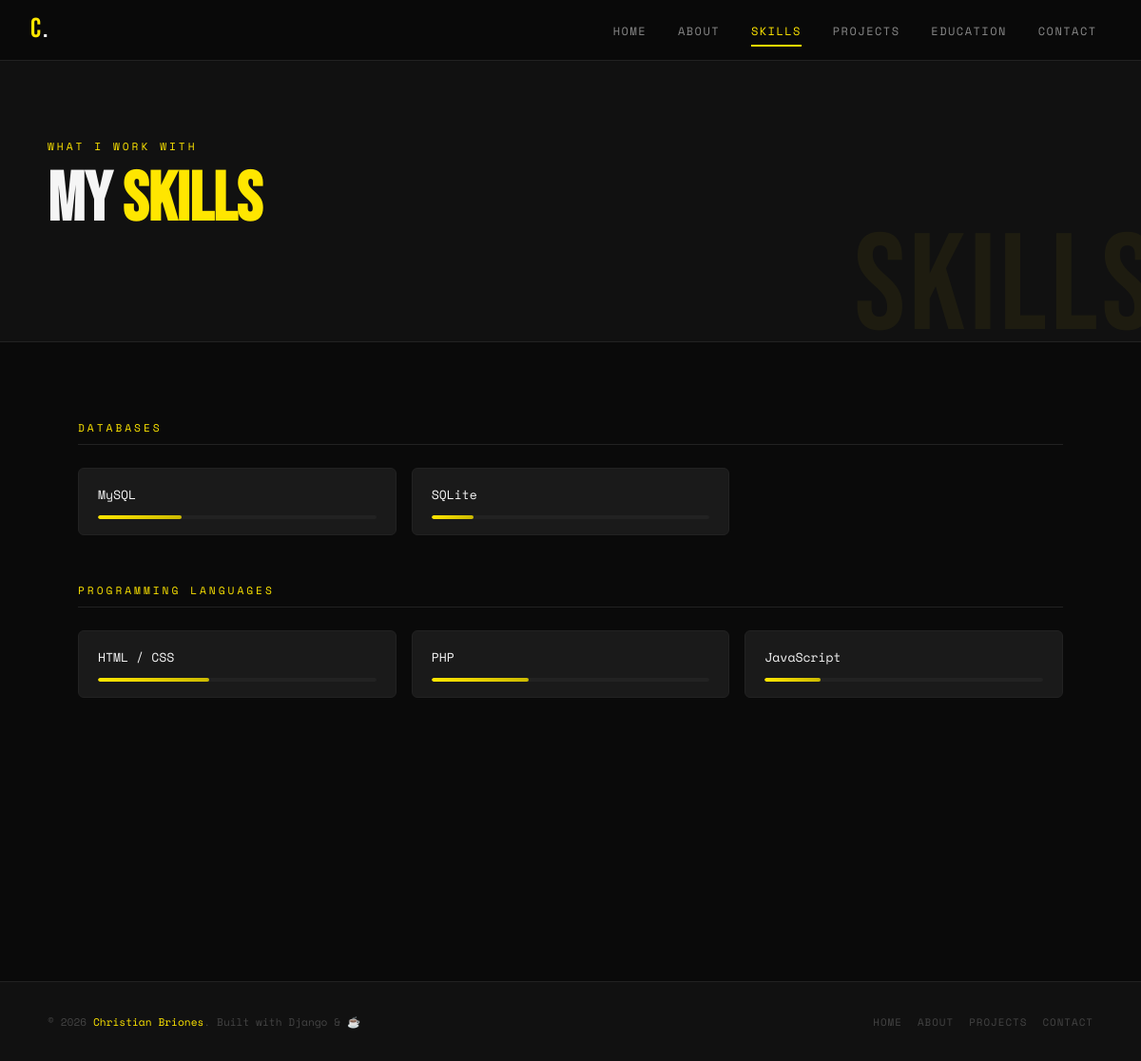
Screenshot of /skills/ with the database file from the repository.
### briones_app/models.py (models this page shows, shortened)
class Profile(models.Model):
    full_name       = models.CharField(max_length=150)
    tagline         = models.CharField(max_length=255, help_text="Short headline shown below your name.")
    profile_photo   = models.ImageField(upload_to='profile/', blank=True, null=True)
    class Meta:
        verbose_name        = 'Profile'
        verbose_name_plural = 'Profile'

class Skill(models.Model):
    CATEGORY_CHOICES = [
        ('language',  'Programming Languages'),
        ('framework', 'Frameworks & Libraries'),
        ('database',  'Databases'),
        ('tool',      'Tools & Platforms'),
        ('other',     'Other'),
    ]
    name        = models.CharField(max_length=100)
    category    = models.CharField(max_length=20, choices=CATEGORY_CHOICES, default='other')
    proficiency = models.PositiveIntegerField(
        default=80,
        validators=[MinValueValidator(0), MaxValueValidator(100)],
        help_text="Percentage 0–100"
    )
    order = models.PositiveIntegerField(default=0)
    class Meta:
        ordering = ['category', 'order', 'name']

### briones_app/views.py (the view)
# urls.py: path('skills/', views.skills, name='skills'),
def skills(request):
    skills_list = Skill.objects.all().order_by('category', 'order')
    print(f"Found {skills_list.count()} skills")
    for skill in skills_list:
        print(f"- {skill.name}: {skill.proficiency}% ({skill.category})")
    categories = {}
    for skill in skills_list:
        cat_display = skill.get_category_display()
        if cat_display not in categories:
            categories[cat_display] = []
        categories[cat_display].append(skill)
    print(f"Categories: {list(categories.keys())}")  # Debug print
    context = {
        'owner': get_profile(),
        'categories': categories,
    }
    return render(request, 'briones_app/skills.html', context)

### briones_app/views.py (called while the page is built)
def get_profile():
    return Profile.objects.first()

### briones_app/templates/briones_app/skills.html (shortened to what this page needs)
{% extends 'briones_app/base.html' %}
{% block content %}
<div class="page-hero" data-title="SKILLS">
  <div class="page-hero-inner">
    <p class="section-label">What I work with</p>
    <h1 class="section-title">My <span>Skills</span></h1>
  </div>
</div>
<div class="section">
  {% for category, skill_list in categories.items %}
  <div class="skills-category fade-up">
    <div class="skills-cat-title">{{ category }}</div>
    <div class="skills-grid">
      {% for skill in skill_list %}
      <div class="skill-item">
        <div class="skill-header">
          <span class="skill-name">
            {% if skill.name %}{{ skill.name }}{% else %}{{ skill }}{% endif %}
          </span>
        </div>
        <div class="skill-bar">
          <div class="skill-fill" data-width="{% if skill.proficiency %}{{ skill.proficiency }}{% else %}80{% endif %}"></div>
        </div>
      </div>
      {% endfor %}
    </div>
  </div>
  {% endfor %}
</div>
{% endblock %}

### briones_app/templates/briones_app/base.html (shortened to what this page needs)
{% load static %}
<!DOCTYPE html>
<html lang="en">
<head>
</head>
<body>
  <nav class="navbar" id="navbar">
    <a href="{% url 'home' %}" class="nav-logo">{{ owner.full_name|slice:":1" }}<span>.</span></a>
    <ul class="nav-links">
      <li><a href="{% url 'home' %}">Home</a></li>
      <li><a href="{% url 'about' %}">About</a></li>
      <li><a href="{% url 'skills' %}">Skills</a></li>
      <li><a href="{% url 'projects' %}">Projects</a></li>
      <li><a href="{% url 'education' %}">Education</a></li>
      <li><a href="{% url 'contact' %}">Contact</a></li>
    </ul>
  </nav>
  <div class="page-content">
    {% block content %}{% endblock %}
  </div>
  <footer>
    <div class="footer-inner">
      <p class="footer-copy">© 2026 <span>{{ owner.full_name }}</span>. Built with Django &amp; ☕</p>
      <div class="footer-links">
        <a href="{% url 'home' %}">Home</a>
        <a href="{% url 'about' %}">About</a>
        <a href="{% url 'projects' %}">Projects</a>
        <a href="{% url 'contact' %}">Contact</a>
      </div>
    </div>
  </footer>
</body>
</html>

### rows the page displays
Profile: full_name "C", full_name "Christian Briones"
Skill: category "DATABASES", name "MySQL", proficiency 30 (drawn)
Skill: name "SQLite", proficiency 15 (drawn)
Skill: category "PROGRAMMING LANGUAGES", name "HTML / CSS", proficiency 40 (drawn)
Skill: name "PHP", proficiency 35 (drawn)
Skill: name "JavaScript", proficiency 20 (drawn)
